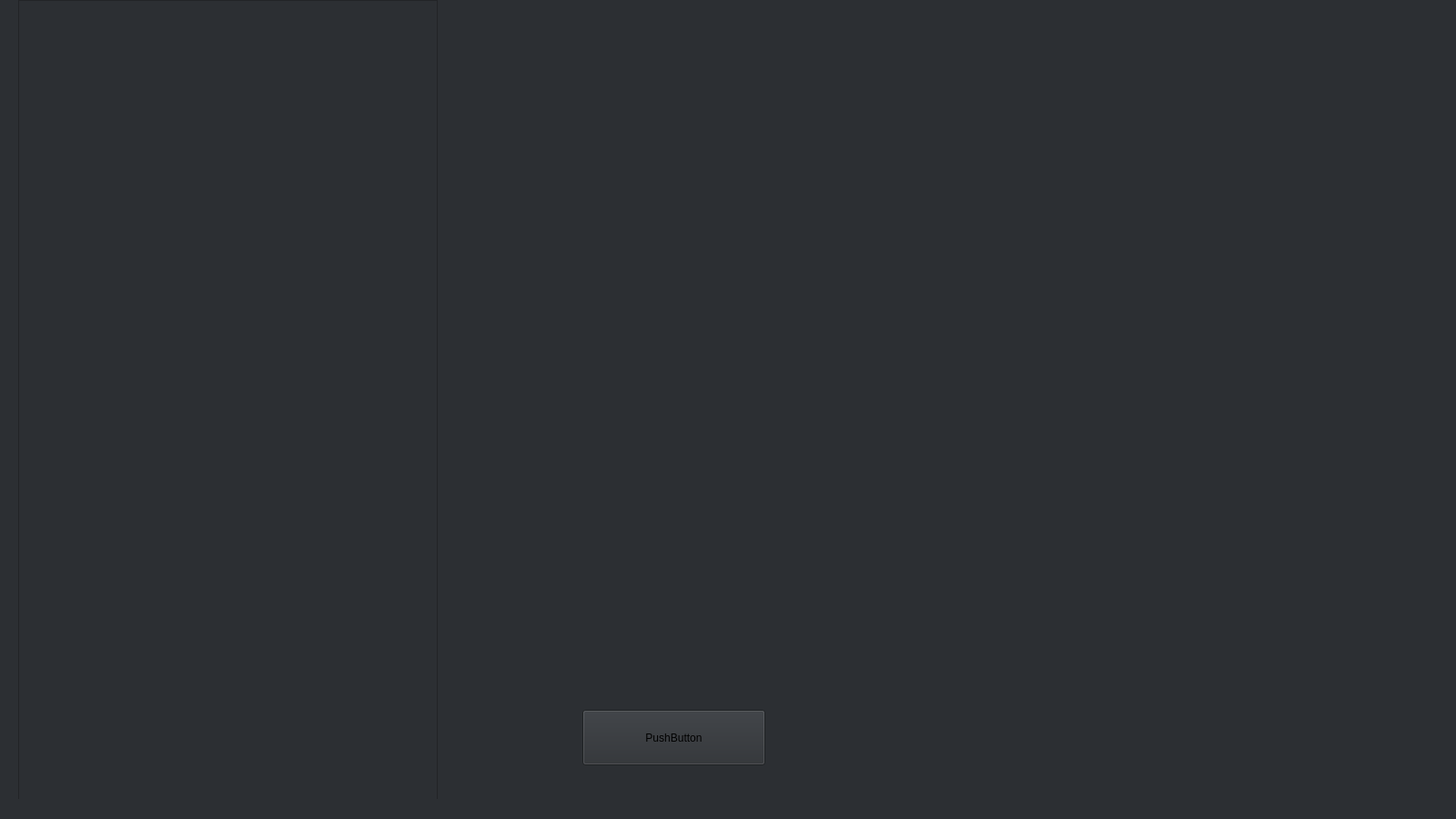
<?xml version="1.0" encoding="UTF-8"?>
<ui version="4.0">
 <class>MainWindow</class>
 <widget class="QMainWindow" name="MainWindow">
  <property name="geometry">
   <rect>
    <x>0</x>
    <y>0</y>
    <width>1600</width>
    <height>900</height>
   </rect>
  </property>
  <property name="windowTitle">
   <string>MainWindow</string>
  </property>
  <property name="styleSheet">
   <string notr="true">background-color: rgb(44, 47, 51);</string>
  </property>
  <widget class="QWidget" name="centralwidget">
   <widget class="QScrollArea" name="scrollArea">
    <property name="enabled">
     <bool>false</bool>
    </property>
    <property name="geometry">
     <rect>
      <x>20</x>
      <y>0</y>
      <width>461</width>
      <height>881</height>
     </rect>
    </property>
    <property name="widgetResizable">
     <bool>false</bool>
    </property>
    <widget class="QWidget" name="scrollAreaWidgetContents">
     <property name="geometry">
      <rect>
       <x>0</x>
       <y>0</y>
       <width>459</width>
       <height>879</height>
      </rect>
     </property>
     <property name="font">
      <font>
       <pointsize>14</pointsize>
      </font>
     </property>
    </widget>
   </widget>
   <widget class="QPushButton" name="confirmButton">
    <property name="geometry">
     <rect>
      <x>640</x>
      <y>780</y>
      <width>201</width>
      <height>61</height>
     </rect>
    </property>
    <property name="text">
     <string>PushButton</string>
    </property>
   </widget>
  </widget>
  <widget class="QMenuBar" name="menubar">
   <property name="geometry">
    <rect>
     <x>0</x>
     <y>0</y>
     <width>1600</width>
     <height>21</height>
    </rect>
   </property>
  </widget>
  <widget class="QStatusBar" name="statusbar"/>
 </widget>
 <resources/>
 <connections/>
</ui>
